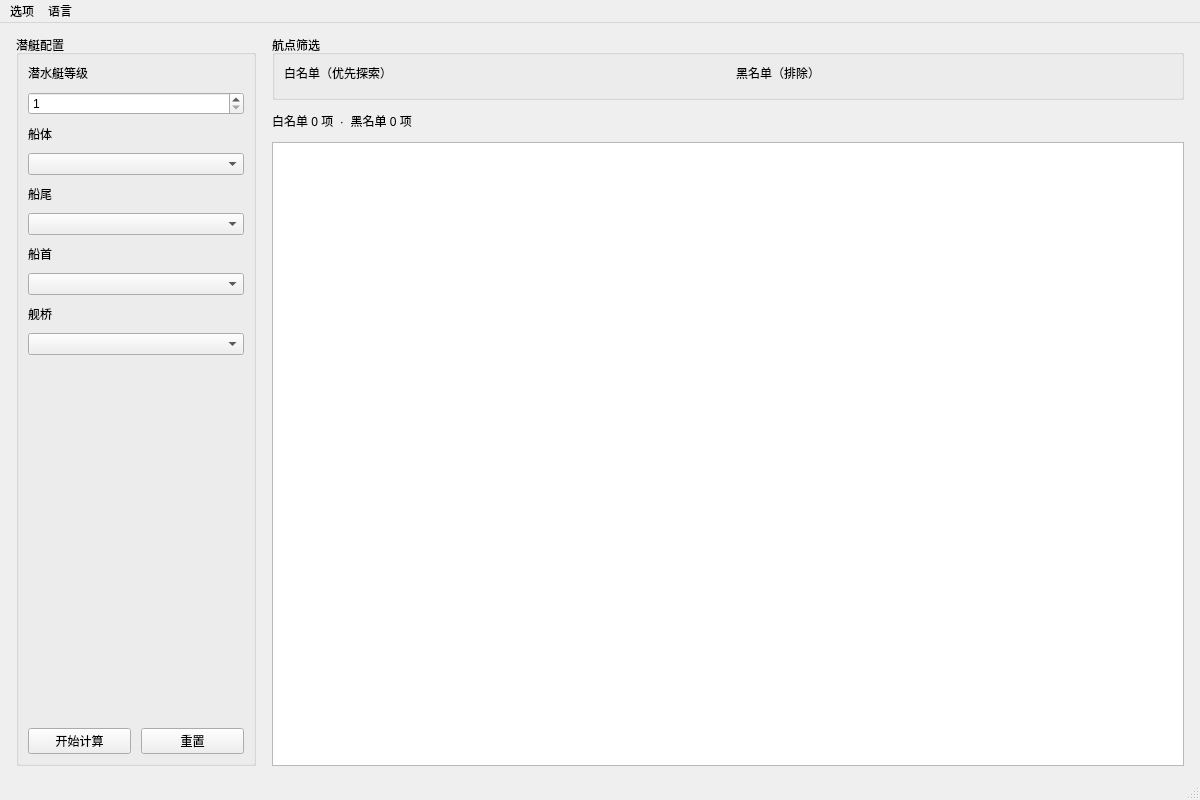
<?xml version="1.0" encoding="UTF-8"?>
<ui version="4.0">
 <class>MainWindow</class>
 <widget class="QMainWindow" name="MainWindow">
  <property name="geometry">
   <rect>
    <x>0</x>
    <y>0</y>
    <width>1200</width>
    <height>800</height>
   </rect>
  </property>
  <property name="minimumSize">
   <size>
    <width>960</width>
    <height>640</height>
   </size>
  </property>
  <property name="windowTitle">
   <string>NwShip</string>
  </property>
  <widget class="QWidget" name="centralwidget">
   <layout class="QVBoxLayout" name="mainLayout">
    <property name="spacing">
     <number>12</number>
    </property>
    <property name="leftMargin">
     <number>16</number>
    </property>
    <property name="topMargin">
     <number>12</number>
    </property>
    <property name="rightMargin">
     <number>16</number>
    </property>
    <property name="bottomMargin">
     <number>12</number>
    </property>
    <item>
     <layout class="QHBoxLayout" name="contentLayout">
      <property name="spacing">
       <number>16</number>
      </property>
      <item>
       <widget class="QGroupBox" name="groupBox_config">
        <property name="minimumSize">
         <size>
          <width>240</width>
          <height>0</height>
         </size>
        </property>
        <property name="maximumSize">
         <size>
          <width>280</width>
          <height>16777215</height>
         </size>
        </property>
        <property name="title">
         <string>潜艇配置</string>
        </property>
        <layout class="QVBoxLayout" name="configLayout">
         <property name="spacing">
          <number>10</number>
         </property>
         <item>
          <widget class="QLabel" name="label_level">
           <property name="text">
            <string>潜水艇等级</string>
           </property>
          </widget>
         </item>
         <item>
          <widget class="QSpinBox" name="spinBox_level">
           <property name="minimum">
            <number>1</number>
           </property>
           <property name="maximum">
            <number>150</number>
           </property>
           <property name="value">
            <number>1</number>
           </property>
          </widget>
         </item>
         <item>
          <widget class="QLabel" name="label_hull">
           <property name="text">
            <string>船体</string>
           </property>
          </widget>
         </item>
         <item>
          <widget class="QComboBox" name="comboBox_hull"/>
         </item>
         <item>
          <widget class="QLabel" name="label_stern">
           <property name="text">
            <string>船尾</string>
           </property>
          </widget>
         </item>
         <item>
          <widget class="QComboBox" name="comboBox_stern"/>
         </item>
         <item>
          <widget class="QLabel" name="label_bow">
           <property name="text">
            <string>船首</string>
           </property>
          </widget>
         </item>
         <item>
          <widget class="QComboBox" name="comboBox_bow"/>
         </item>
         <item>
          <widget class="QLabel" name="label_bridge">
           <property name="text">
            <string>舰桥</string>
           </property>
          </widget>
         </item>
         <item>
          <widget class="QComboBox" name="comboBox_bridge"/>
         </item>
         <item>
          <spacer name="configSpacer">
           <property name="orientation">
            <enum>Qt::Orientation::Vertical</enum>
           </property>
           <property name="sizeHint" stdset="0">
            <size>
             <width>20</width>
             <height>40</height>
            </size>
           </property>
          </spacer>
         </item>
         <item>
          <layout class="QHBoxLayout" name="buttonLayout">
           <item>
            <widget class="QPushButton" name="pushButton_calculate">
             <property name="text">
              <string>开始计算</string>
             </property>
            </widget>
           </item>
           <item>
            <widget class="QPushButton" name="pushButton_reset">
             <property name="text">
              <string>重置</string>
             </property>
            </widget>
           </item>
          </layout>
         </item>
        </layout>
       </widget>
      </item>
      <item>
       <layout class="QVBoxLayout" name="rightLayout">
        <property name="spacing">
         <number>12</number>
        </property>
        <item>
         <widget class="QGroupBox" name="groupBox_filters">
          <property name="title">
           <string>航点筛选</string>
          </property>
          <layout class="QHBoxLayout" name="filterLayout">
           <property name="spacing">
            <number>16</number>
           </property>
           <item>
            <layout class="QVBoxLayout" name="whitelistLayout">
             <property name="spacing">
              <number>6</number>
             </property>
             <item>
              <widget class="QLabel" name="label_whitelist_title">
               <property name="text">
                <string>白名单（优先探索）</string>
               </property>
              </widget>
             </item>
             <item>
              <widget class="MultiSelectComboBox" name="widget_whitelist" native="true"/>
             </item>
            </layout>
           </item>
           <item>
            <layout class="QVBoxLayout" name="blacklistLayout">
             <property name="spacing">
              <number>6</number>
             </property>
             <item>
              <widget class="QLabel" name="label_blacklist_title">
               <property name="text">
                <string>黑名单（排除）</string>
               </property>
              </widget>
             </item>
             <item>
              <widget class="MultiSelectComboBox" name="widget_blacklist" native="true"/>
             </item>
            </layout>
           </item>
          </layout>
         </widget>
        </item>
        <item>
         <widget class="QLabel" name="label_status">
          <property name="text">
           <string>白名单 0 项  ·  黑名单 0 项</string>
          </property>
          <property name="wordWrap">
           <bool>true</bool>
          </property>
         </widget>
        </item>
        <item>
         <widget class="QTableView" name="tableView">
          <property name="alternatingRowColors">
           <bool>true</bool>
          </property>
          <property name="selectionBehavior">
           <enum>QAbstractItemView::SelectionBehavior::SelectRows</enum>
          </property>
          <property name="showGrid">
           <bool>false</bool>
          </property>
         </widget>
        </item>
       </layout>
      </item>
     </layout>
    </item>
   </layout>
  </widget>
  <widget class="QMenuBar" name="menubar">
   <property name="geometry">
    <rect>
     <x>0</x>
     <y>0</y>
     <width>1200</width>
     <height>17</height>
    </rect>
   </property>
   <widget class="QMenu" name="menuoptions">
    <property name="title">
     <string>选项</string>
    </property>
    <addaction name="actionLight_Dark"/>
   </widget>
   <widget class="QMenu" name="menuLanguages">
    <property name="title">
     <string>语言</string>
    </property>
    <addaction name="actionEnglish"/>
    <addaction name="actionChinese"/>
   </widget>
   <addaction name="menuoptions"/>
   <addaction name="menuLanguages"/>
  </widget>
  <widget class="QStatusBar" name="statusbar"/>
  <action name="actionclose">
   <property name="text">
    <string>打开</string>
   </property>
  </action>
  <action name="actionsave">
   <property name="text">
    <string>保存</string>
   </property>
  </action>
  <action name="actionsave_as_2">
   <property name="text">
    <string>另存为</string>
   </property>
  </action>
  <action name="actionclose_2">
   <property name="text">
    <string>退出</string>
   </property>
  </action>
  <action name="actionLight_Dark">
   <property name="text">
    <string>切换浅色主题</string>
   </property>
  </action>
  <action name="actionEnglish">
   <property name="text">
    <string>English</string>
   </property>
  </action>
  <action name="actionChinese">
   <property name="text">
    <string>中文</string>
   </property>
  </action>
 </widget>
 <customwidgets>
  <customwidget>
   <class>MultiSelectComboBox</class>
   <extends>QWidget</extends>
   <header location="global">widgets/multiselectcombobox.h</header>
   <container>1</container>
  </customwidget>
 </customwidgets>
 <resources/>
 <connections/>
</ui>
